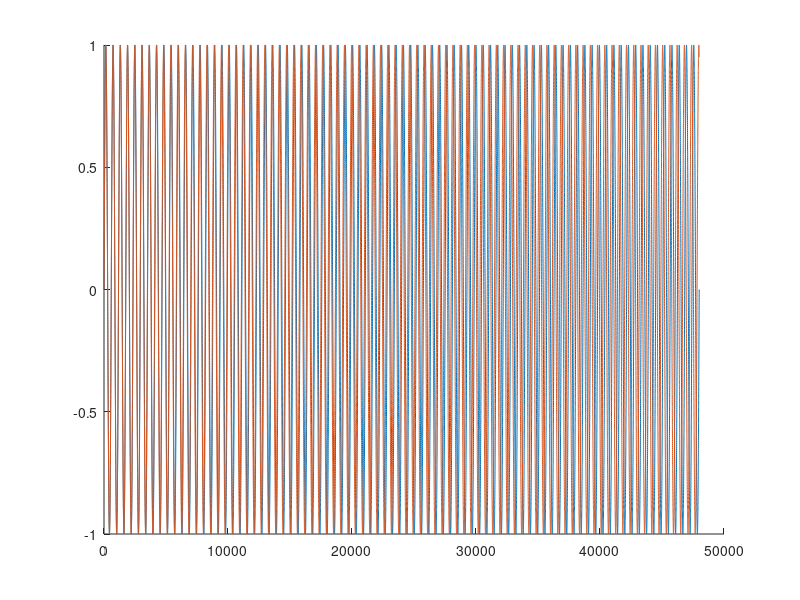
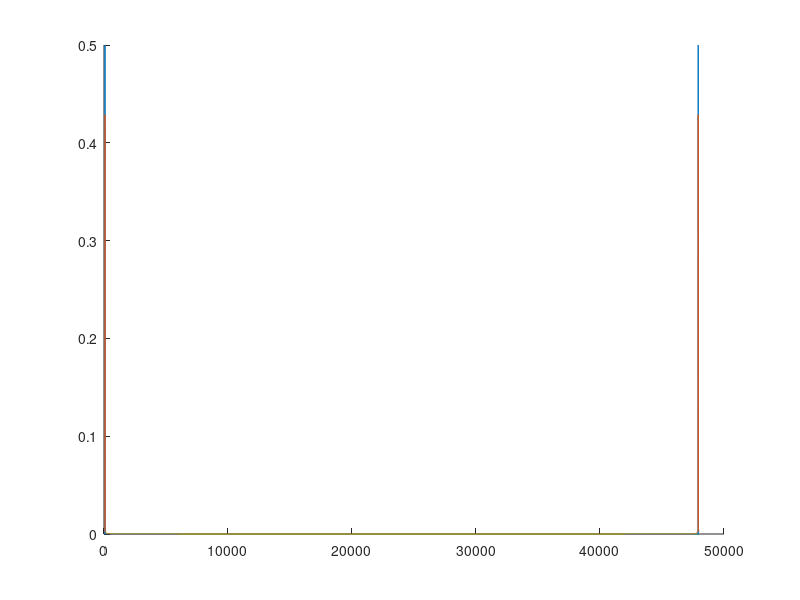
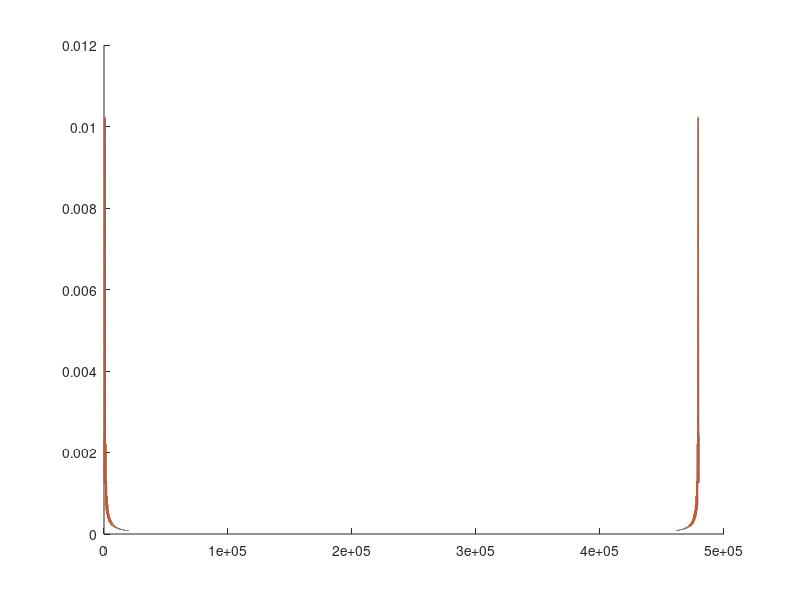

Reproduce these figures in MATLAB, in order.
clear;

Fs = 48000;
T = 1;
t = linspace(0, T, Fs * T);
F1 = 82;
F2 = 82.3;


r = (1:1000);

y1 = sin(2*pi*F1*t); 
y2 = sin(2*pi*F2*t);
y1r = y1(r);
y2r = y2(r);

figure(1); clf; hold on;
plot(y1); plot(y2);

y1f = fft(y1)/Fs;
y2f = fft(y2)/Fs;

figure(2); clf; hold on;
plot(abs(y1f)); plot(abs(y2f));

y1fr = fft(y1r, Fs*10) / Fs; 
y2fr = fft(y2r, Fs*10) / Fs;

figure(3); clf; hold on;
plot(abs(y1fr)); plot(abs(y2fr));
